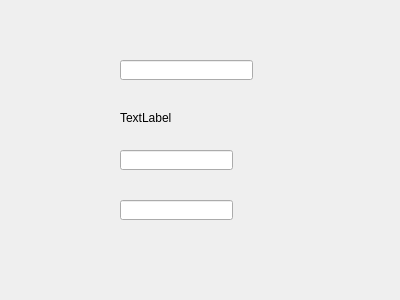
<?xml version="1.0" encoding="UTF-8"?>
<ui version="4.0">
 <class>Widget</class>
 <widget class="QWidget" name="Widget">
  <property name="geometry">
   <rect>
    <x>0</x>
    <y>0</y>
    <width>400</width>
    <height>300</height>
   </rect>
  </property>
  <property name="windowTitle">
   <string>Widget</string>
  </property>
  <widget class="QLineEdit" name="lineEdit">
   <property name="geometry">
    <rect>
     <x>120</x>
     <y>60</y>
     <width>133</width>
     <height>20</height>
    </rect>
   </property>
  </widget>
  <widget class="QLabel" name="label">
   <property name="geometry">
    <rect>
     <x>120</x>
     <y>110</y>
     <width>54</width>
     <height>16</height>
    </rect>
   </property>
   <property name="text">
    <string>TextLabel</string>
   </property>
  </widget>
  <widget class="QLineEdit" name="lineEdit_2">
   <property name="geometry">
    <rect>
     <x>120</x>
     <y>150</y>
     <width>113</width>
     <height>20</height>
    </rect>
   </property>
  </widget>
  <widget class="QLineEdit" name="lineEdit_3">
   <property name="geometry">
    <rect>
     <x>120</x>
     <y>200</y>
     <width>113</width>
     <height>20</height>
    </rect>
   </property>
  </widget>
 </widget>
 <layoutdefault spacing="6" margin="11"/>
 <resources/>
 <connections>
  <connection>
   <sender>lineEdit</sender>
   <signal>textEdited(QString)</signal>
   <receiver>label</receiver>
   <slot>setText(QString)</slot>
   <hints>
    <hint type="sourcelabel">
     <x>222</x>
     <y>154</y>
    </hint>
    <hint type="destinationlabel">
     <x>386</x>
     <y>154</y>
    </hint>
   </hints>
  </connection>
 </connections>
</ui>
